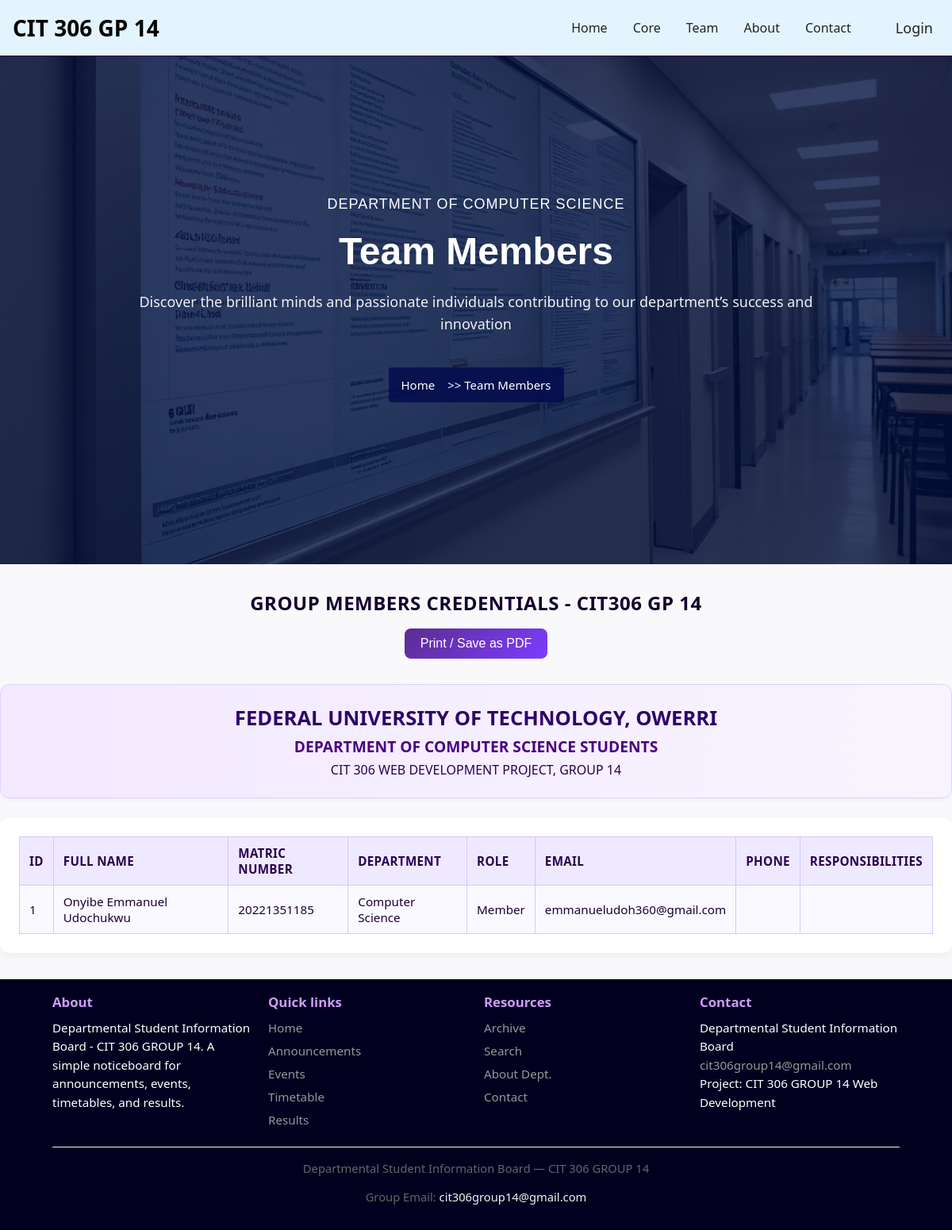
Page /team/credentials/ on the committed database.
### team/models.py (models this page shows, shortened)
class TeamMember(models.Model):
    full_name = models.CharField(max_length=200)
    matric_number = models.CharField(max_length=50)
    department = models.CharField(max_length=100)
    project_role = models.CharField(max_length=100)
    email = models.EmailField()
    phone = models.CharField(max_length=50, blank=False)
    github = models.URLField(blank=True)
    responsibilities = models.TextField(blank=True)

### team/views.py (the view)
# urls.py: path('credentials/', views.credentials, name='credentials'),
def credentials(request):
    members = TeamMember.objects.all()
    return render(request, 'team/credentials.html', {'members': members})

### team/templates/team/credentials.html (shortened to what this page needs)
{% extends 'core/base.html' %}
{% load static %}
{% block content %}
<section class="heroBanner">
    <div class="container">
        <div class="row">
            <div class="col-md-10 col-lg-8 col-xl-7">
                <div class="heroContent">
                    <h5>Department of Computer Science</h5>
                    <h2>Team Members</h2>
                    <p>Discover the brilliant minds and passionate individuals contributing to our department’s success and innovation</p>
                    <div class="heroBreadcrumb">
                        <a href="{% url 'core:home' %}">Home</a>
                        <span> >> Team Members</span>
                    </div>
                </div>
            </div>
        </div>
    </div>
</section>
<h2 class="sub-heading">GROUP MEMBERS CREDENTIALS - CIT306 GP 14</h2>
<button onclick="printSection('printable-area')" class="btn">Print / Save as PDF</button>
<div id="printable-area">
  <div class="print-header">
    <h1>FEDERAL UNIVERSITY OF TECHNOLOGY, OWERRI</h1>
    <h2>DEPARTMENT OF COMPUTER SCIENCE STUDENTS</h2>
    <h4>CIT 306 WEB DEVELOPMENT PROJECT, GROUP 14</h4>
  </div>
  <div class="table-container">
    <table class="team-table">
      <thead>
        <tr>
          <th>ID</th>
          <th>Full Name</th>
          <th>Matric Number</th>
          <th>Department</th>
          <th>Role</th>
          <th>Email</th>
          <th>Phone</th>
          <th>Responsibilities</th>
        </tr>
      </thead>
      <tbody>
        {% for m in members %}
        <tr>
          <td>{{ forloop.counter }}</td>
          <td>{{ m.full_name }}</td>
          <td>{{ m.matric_number }}</td>
          <td>{{ m.department }}</td>
          <td>{{ m.project_role }}</td>
          <td>{{ m.email }}</td>
          <td>{{ m.phone }}</td>
          <td>{{ m.responsibilities }}</td>
        </tr>
        {% empty %}
        <tr><td colspan="8">No team members added yet.</td></tr>
        {% endfor %}
      </tbody>
    </table>
  </div>
</div>
{% endblock %}

### static/css/style.css (style rules this page uses)
:root { --primary: #1f0030; --muted: #666; --accent: #0d6efd; --bg: #fbfbfb; margin: 0; width: 100%; }
* { box-sizing:border-box }
body { font-family:Inter, Arial, sans-serif; margin:0; background:var(--bg); color:#111 }
.container { width:100%; max-width:1200px; margin:0 auto; padding:1rem }
.team-table { width:100%;border-collapse:collapse }
.team-table th,.team-table td { border:1px solid #ddd;padding:8px }
.btn { background:var(--accent);color:#fff;padding:8px 12px;border-radius:6px;border:0;cursor:pointer }

### team/templates/team/credentials.html (style rules this page uses)
body { font-family: "Segoe UI", Arial, sans-serif; background-color: #f9f9fc; color: #1a0033; margin: 0; }
.sub-heading { text-align: center; font-size: 1.5rem; font-weight: 600; color: #14002c; margin: 2rem 0 1rem; letter-spacing: 0.5px; }
.btn { display: block; margin: 0 auto 2rem; padding: 10px 20px; font-size: 1rem; border: none; border-radius: 8px; background: linear-gradient(135deg, #5c2d91, #7d3cff); color: #fff; font-weight: 500; cursor: pointer; transition: background 0.3s ease, transform 0.2s ease; }
.print-header { background: linear-gradient(90deg, #f3e9ff, #f8f4ff); padding: 1.5rem; margin-bottom: 1.5rem; border-radius: 12px; text-align: center; border: 1px solid #dcd1ff; box-shadow: 0 2px 6px rgba(0, 0, 0, 0.05); }
.print-header h1 { font-size: 1.6rem; color: #2e006b; margin-bottom: 0.3rem; }
.print-header h2 { font-size: 1.2rem; color: #4b0082; margin-bottom: 0.3rem; }
.print-header h4 { font-size: 1rem; color: #2b004f; font-weight: 500; }
.table-container { background: #fff; border-radius: 12px; box-shadow: 0 4px 12px rgba(0,0,0,0.05); overflow-x: auto; padding: 1.5rem; margin-bottom: 2rem; }
.team-table { width: 100%; border-collapse: collapse; min-width: 900px; }
.team-table th, .team-table td { border: 1px solid #d6c6ff; padding: 10px 12px; text-align: left; font-size: 0.95rem; }
.team-table th { background: #efe9ff; color: #2a004f; font-weight: 600; text-transform: uppercase; letter-spacing: 0.3px; }
.team-table td { background: #faf9ff; color: #1c0037; }

### rows in the picture
TeamMember: full_name "Onyibe Emmanuel Udochukwu", matric_number "20221351185", department "Computer Science", project_role "Member", email "emmanueludoh360@gmail.com"
